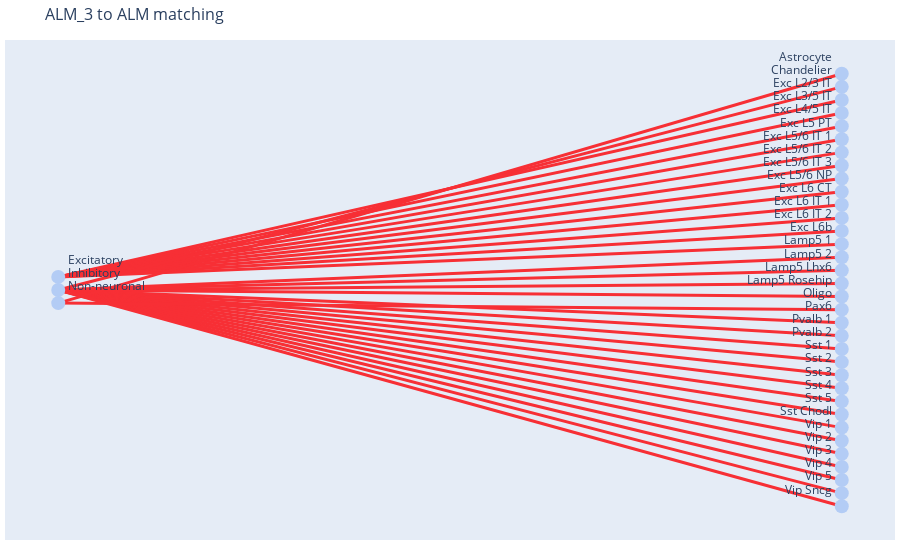

Write notebook code for a chart like this one.
### Code cell
# coarse -> granular mapping
lp_rcm = RefCM(solver='lp', max_splits=-1)
m = lp_rcm.match(granular, coarse)
m.display_matching_graph()

### Figure 1 — Plotly figure (JSON) as saved in the notebook; plotly's stock layout.template omitted (floating-point values rounded to 4 significant figures)
{"data": [{"hoverinfo": "none", "line": {"color": "#90EE90", "width": 3}, "mode": "lines", "name": "correct matching", "type": "scatter", "x": [], "y": []}, {"hoverinfo": "none", "line": {"color": "#F72F35", "width": 3}, "mode": "lines", "name": "incorrect matching", "type": "scatter", "x": [0, 17, null, 0, 17, null, 0, 17, null, 0, 17, null, 0, 17, null, 0, 17, null, 0, 17, null, 0, 17, null, 0, 17, null, 0, 17, null, 0, 17, null, 0, 17, null, 0, 17, null, 0, 17, null, 0, 17, null, 0, 17, null, 0, 17, null, 0, 17, null, 0, 17, null, 0, 17, null, 0, 17, null, 0, 17, null, 0, 17, null, 0, 17, null, 0, 17, null, 0, 17, null, 0, 17, null, 0, 17, null, 0, 17, null, 0, 17, null, 0, 17, null, 0, 17, null, 0, 17, null, 0, 17, null], "y": [1.5, 15, null, 1.5, 14, null, 1.5, 13, null, 1.5, 12, null, 1.5, 11, null, 1.5, 10, null, 1.5, 9, null, 1.5, 8, null, 1.5, 7, null, 1.5, 6, null, 1.5, 5, null, 1.5, 4, null, 0.5, 16, null, 0.5, 3, null, 0.5, 2, null, 0.5, 1, null, 0.5, 0, null, 0.5, -2, null, 0.5, -3, null, 0.5, -4, null, 0.5, -5, null, 0.5, -6, null, 0.5, -7, null, 0.5, -8, null, 0.5, -9, null, 0.5, -10, null, 0.5, -11, null, 0.5, -12, null, 0.5, -13, null, 0.5, -14, null, 0.5, -15, null, 0.5, -16, null, -0.5, 17, null, -0.5, -1, null]}, {"hoverinfo": "text", "marker": {"color": ["#B3CCF5", "#B3CCF5", "#B3CCF5"], "size": 14}, "mode": "markers+text", "text": ["Excitatory", "Inhibitory", "Non-neuronal"], "textposition": "top right", "type": "scatter", "x": [0, 0, 0], "y": [1.5, 0.5, -0.5]}, {"hoverinfo": "text", "marker": {"color": ["#B3CCF5", "#B3CCF5", "#B3CCF5", "#B3CCF5", "#B3CCF5", "#B3CCF5", "#B3CCF5", "#B3CCF5", "#B3CCF5", "#B3CCF5", "#B3CCF5", "#B3CCF5", "#B3CCF5", "#B3CCF5", "#B3CCF5", "#B3CCF5", "#B3CCF5", "#B3CCF5", "#B3CCF5", "#B3CCF5", "#B3CCF5", "#B3CCF5", "#B3CCF5", "#B3CCF5", "#B3CCF5", "#B3CCF5", "#B3CCF5", "#B3CCF5", "#B3CCF5", "#B3CCF5", "#B3CCF5", "#B3CCF5", "#B3CCF5", "#B3CCF5"], "size": 14}, "mode": "markers+text", "text": ["Astrocyte", "Chandelier", "Exc L2/3 IT", "Exc L3/5 IT", "Exc L4/5 IT", "Exc L5 PT", "Exc L5/6 IT 1", "Exc L5/6 IT 2", "Exc L5/6 IT 3", "Exc L5/6 NP", "Exc L6 CT", "Exc L6 IT 1", "Exc L6 IT 2", "Exc L6b", "Lamp5 1", "Lamp5 2", "Lamp5 Lhx6", "Lamp5 Rosehip", "Oligo", "Pax6", "Pvalb 1", "Pvalb 2", "Sst 1", "Sst 2", "Sst 3", "Sst 4", "Sst 5", "Sst Chodl", "Vip 1", "Vip 2", "Vip 3", "Vip 4", "Vip 5", "Vip Sncg"], "textposition": "top left", "type": "scatter", "x": [17, 17, 17, 17, 17, 17, 17, 17, 17, 17, 17, 17, 17, 17, 17, 17, 17, 17, 17, 17, 17, 17, 17, 17, 17, 17, 17, 17, 17, 17, 17, 17, 17, 17], "y": [17, 16, 15, 14, 13, 12, 11, 10, 9, 8, 7, 6, 5, 4, 3, 2, 1, 0, -1, -2, -3, -4, -5, -6, -7, -8, -9, -10, -11, -12, -13, -14, -15, -16]}], "layout": {"hovermode": "closest", "margin": {"b": 20, "l": 5, "r": 5, "t": 40}, "showlegend": false, "title": {"font": {"size": 16}, "text": "ALM_3 to ALM matching"}, "xaxis": {"showgrid": false, "showticklabels": false, "zeroline": false}, "yaxis": {"showgrid": false, "showticklabels": false, "zeroline": false}}}
